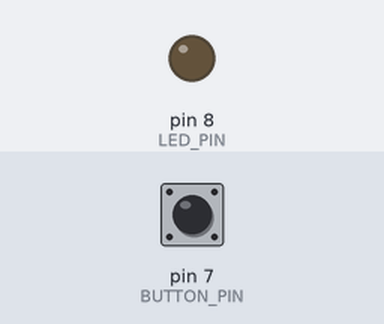
A sketch run on a simulated Arduino Uno, built with avr-gcc and run on an emulated ATmega328P. Parts: output pins drawn as LEDs (lit = HIGH). The test bench sets the inputs (shaded band); at power-on: pin 7 (BUTTON_PIN) LOW.

Above: at 0.1 s.
At 1.1 s:
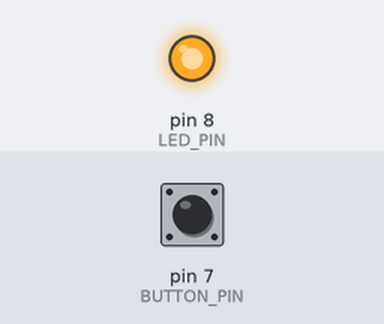
Timing chart, 0 to 2.6 s (numbered marks = the images above):
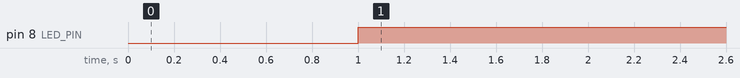

Measured:
- by itself, pin 8 (LED_PIN): LOW → HIGH at 1.0 s

The sketch:

switch.ino
```cpp
#define LED_PIN 8
#define BUTTON_PIN 7

void setup() {
    pinMode(LED_PIN, OUTPUT);
    pinMode(BUTTON_PIN, INPUT);
}

void loop() {
    if (digitalRead(BUTTON_PIN) == HIGH) {
        delay(1000);
        digitalWrite(LED_PIN, LOW);
    }
    else {
        delay(1000);
        digitalWrite(LED_PIN, HIGH);
    }
}
```
